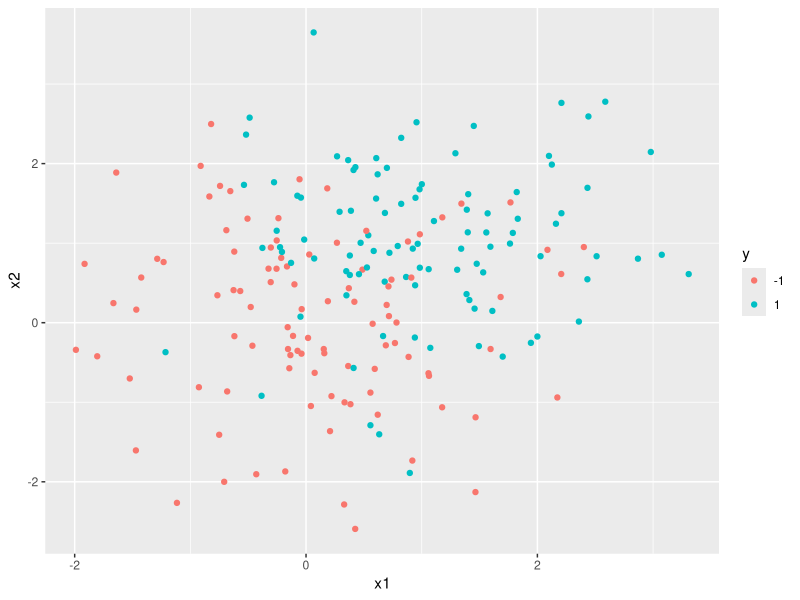
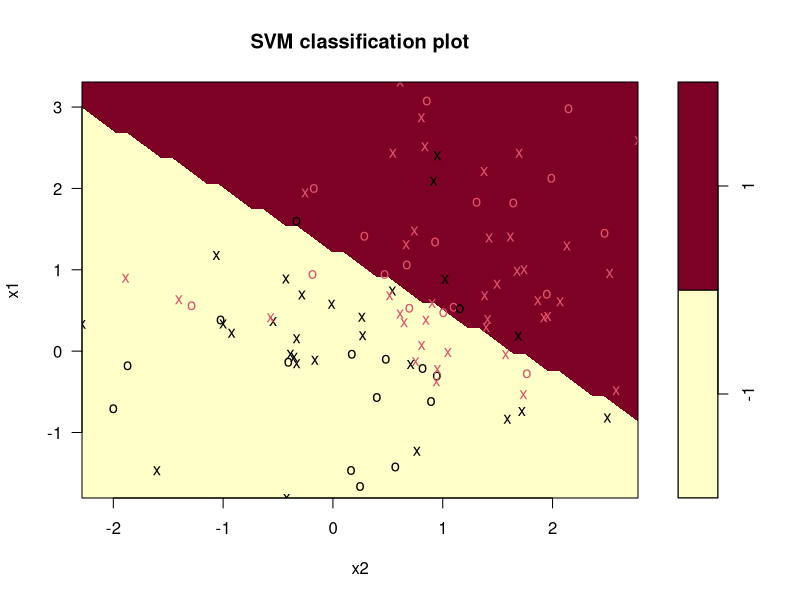

R code for these plots, in order:
## ---- chunk 1
knitr::opts_chunk$set(echo = TRUE)
## ---- chunk 2
library(tidyverse)
library(e1071)
#(1)
set.seed(1)
n = 200
x = matrix(rnorm(n*2), ncol = 2)
y = c(rep(-1, 10), rep(1, 10))
x[y==1, ] = x[y==1, ] + 1
df = data.frame(y = y, x = x)
df = df %>% as_tibble()
df = df %>% rename(x1 = x.1, x2 = x.2)
df = df %>% mutate(y = factor(y))

ggplot(df, aes(x1, x2, color=y))+geom_point()

#The data is not linearly separable according to the scatterplot.

#(2)
prop = .5
set.seed(1)
train_id_data = sample(1:n, size=round(n*prop), replace= FALSE)
test_id_data = (1:n) [-which(1:n %in% train_id_data)]
train_dat = df[train_id_data, ]
test_dat = df[test_id_data, ]

#(3)
set.seed(1)
tune.svm = tune(svm, y~., data= train_dat, kernel="linear",
                ranges= list(cost= 10^seq(-3, 2, length.out=6)))

#The cost to use is 0.1.

summary(tune.svm)

svm.lin = svm(y ~., data= train_dat, kernel="linear", cost=0.1,
                  scale=FALSE)

set.seed(1)
tune.rad = tune(svm, y~., data= train_dat, kernel="radial", 
                gamma= 1, ranges= list(cost= 10^seq(-3, 2, length.out=6)))

#The cost is 1.

summary(tune.rad)

svm.rad = svm(y~., data= train_dat, kernel="radial", gamma= 1, cost= 1, scale=FALSE)

set.seed(1)
tune.poly = tune(svm, y~., data= train_dat, kernel= "polynomial",
                 ranges= list(cost= 10^seq(-3, 2, length.out=6)))

#The cost is 100.

summary(tune.poly)

svm.poly = svm(y~., data= train_dat, kernel="polynomial",
               degree= 3, cost= 100, scale=FALSE)

#help(svm)

#(4)
svmlin.pred = predict(svm.lin, test_dat)
confus.lin = table(predict_status= svmlin.pred,
                   true_status= test_dat$y)
confus.lin

svmrad.pred = predict(svm.rad, test_dat)
confus.rad = table(predict_status= svmrad.pred,
                   true_status= test_dat$y)
confus.rad

svmpoly.pred = predict(svm.poly, test_dat)
confus.poly = table(predict_status= svmpoly.pred,
                   true_status= test_dat$y)
confus.poly

svmlin.acc = (confus.lin[1,1] + confus.lin[2,2])/sum(confus.lin)

svmrad.acc = (confus.rad[1,1] + confus.rad[2,2])/sum(confus.rad)

svmpoly.acc = (confus.poly[1,1] + confus.poly[2,2])/sum(confus.poly)

svmlin.acc
svmrad.acc
svmpoly.acc

#The best model to use is the linear svm model because it has the greatest accuracy (0.76).

#(5)
help(plot.svm)
plot(svm.lin, data= test_dat)
